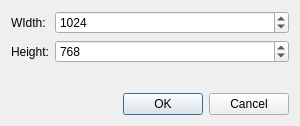
<?xml version="1.0" encoding="UTF-8"?>
<ui version="4.0">
 <class>FSNewDocumentDialog</class>
 <widget class="QDialog" name="FSNewDocumentDialog">
  <property name="geometry">
   <rect>
    <x>0</x>
    <y>0</y>
    <width>300</width>
    <height>126</height>
   </rect>
  </property>
  <property name="sizePolicy">
   <sizepolicy hsizetype="Preferred" vsizetype="Fixed">
    <horstretch>0</horstretch>
    <verstretch>0</verstretch>
   </sizepolicy>
  </property>
  <property name="windowTitle">
   <string>New Document</string>
  </property>
  <property name="sizeGripEnabled">
   <bool>false</bool>
  </property>
  <property name="modal">
   <bool>true</bool>
  </property>
  <layout class="QVBoxLayout" name="verticalLayout">
   <property name="sizeConstraint">
    <enum>QLayout::SetDefaultConstraint</enum>
   </property>
   <item>
    <layout class="QFormLayout" name="formLayout">
     <item row="0" column="0">
      <widget class="QLabel" name="label">
       <property name="text">
        <string>WIdth:</string>
       </property>
      </widget>
     </item>
     <item row="1" column="0">
      <widget class="QLabel" name="label_2">
       <property name="text">
        <string>Height:</string>
       </property>
      </widget>
     </item>
     <item row="0" column="1">
      <widget class="QSpinBox" name="spinBoxWidth">
       <property name="minimum">
        <number>1</number>
       </property>
       <property name="maximum">
        <number>9999</number>
       </property>
       <property name="value">
        <number>1024</number>
       </property>
      </widget>
     </item>
     <item row="1" column="1">
      <widget class="QSpinBox" name="spinBoxHeight">
       <property name="minimum">
        <number>1</number>
       </property>
       <property name="maximum">
        <number>9999</number>
       </property>
       <property name="value">
        <number>768</number>
       </property>
      </widget>
     </item>
    </layout>
   </item>
   <item>
    <widget class="QDialogButtonBox" name="buttonBox">
     <property name="orientation">
      <enum>Qt::Horizontal</enum>
     </property>
     <property name="standardButtons">
      <set>QDialogButtonBox::Cancel|QDialogButtonBox::Ok</set>
     </property>
    </widget>
   </item>
  </layout>
 </widget>
 <resources/>
 <connections>
  <connection>
   <sender>buttonBox</sender>
   <signal>accepted()</signal>
   <receiver>FSNewDocumentDialog</receiver>
   <slot>accept()</slot>
   <hints>
    <hint type="sourcelabel">
     <x>248</x>
     <y>254</y>
    </hint>
    <hint type="destinationlabel">
     <x>157</x>
     <y>274</y>
    </hint>
   </hints>
  </connection>
  <connection>
   <sender>buttonBox</sender>
   <signal>rejected()</signal>
   <receiver>FSNewDocumentDialog</receiver>
   <slot>reject()</slot>
   <hints>
    <hint type="sourcelabel">
     <x>316</x>
     <y>260</y>
    </hint>
    <hint type="destinationlabel">
     <x>286</x>
     <y>274</y>
    </hint>
   </hints>
  </connection>
 </connections>
</ui>
